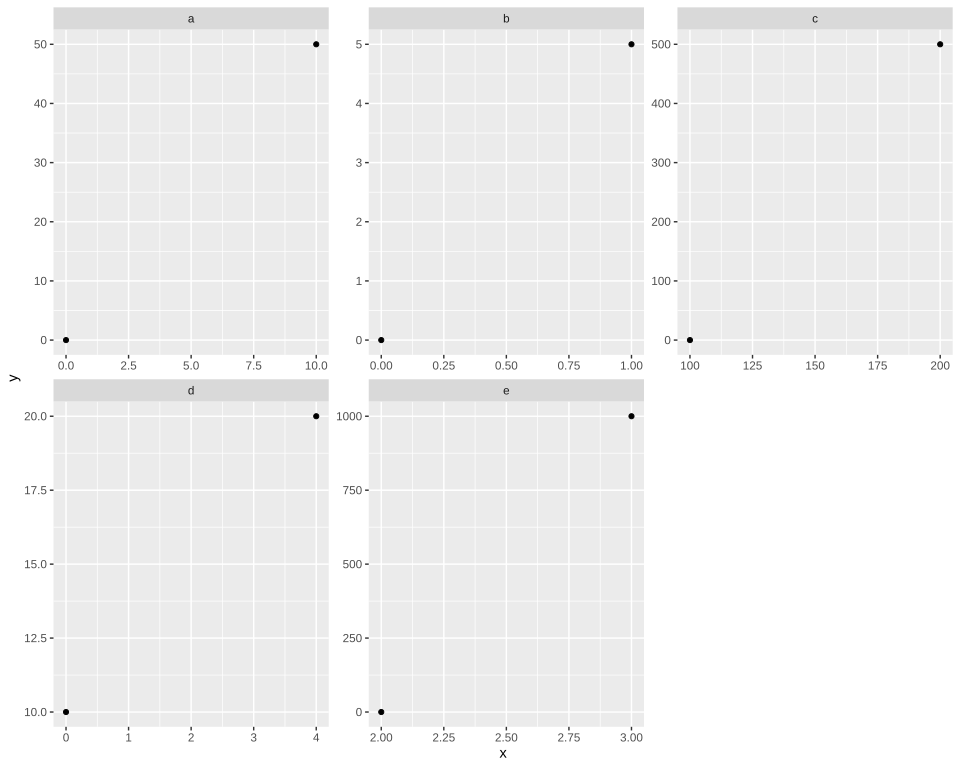

The script that drew this image:
# The plot test/golden/facet_wrap_free.svg draws, drawn by ggplot2 itself, as ggplot2's own visual
# tests draw their snapshots: the independent check on that golden whenever it changes. The suite
# never runs this; it needs R, ggplot2 and vdiffr, which Docker's r-base image installs. From the
# repository's root:
#
#   docker run --rm -v "$PWD/test/golden":/golden:ro r-base:latest bash -c \
#     'apt-get update -qq && apt-get install -y -qq r-cran-ggplot2 r-cran-vdiffr >/dev/null 2>&1 &&
#      Rscript /golden/facet_wrap_free.R' > facet_wrap_free.ggplot2.svg
#
# and compare the two drawings element by element, as test/golden/point.R describes:
#
#   elements() { grep -E "^<(rect x|circle|polygon|polyline|text)" "$1" |
#     sed -e 's/font-family: [^;]*;//' -e 's/ stroke: #000000;//' -e 's/ fill: none;//'; }
#   diff <(elements facet_wrap_free.ggplot2.svg) <(elements test/golden/facet_wrap_free.svg)
#
# Five panels with free scales, each on its own x and y scale, in two rows of three, the last row
# one short: every panel draws both axes, the first row's x axes are measured but for the one over
# the empty cell, and a left axis narrower than its column sits against its panel. Every element
# matches, in order, and so does every clip path, but for the plot background's left edge, which
# svglite writes as R's rounding error, `0.000000000000064`, and Giggly as `0.00`. First checked
# with ggplot2 4.0.3 and vdiffr 1.0.9.

library(ggplot2)

data <- data.frame(
  x = c(0, 10, 0, 1, 100, 200, 0, 4, 2, 3),
  y = c(0, 50, 0, 5, 0, 500, 10, 20, 0, 1000),
  g = c("a", "a", "b", "b", "c", "c", "d", "d", "e", "e")
)
plot <- ggplot(data, aes(x, y)) + geom_point() + facet_wrap(vars(g), scales = "free") + theme_gray()

file <- tempfile(fileext = ".svg")
vdiffr::write_svg(plot, file)
cat(readLines(file), sep = "\n")
